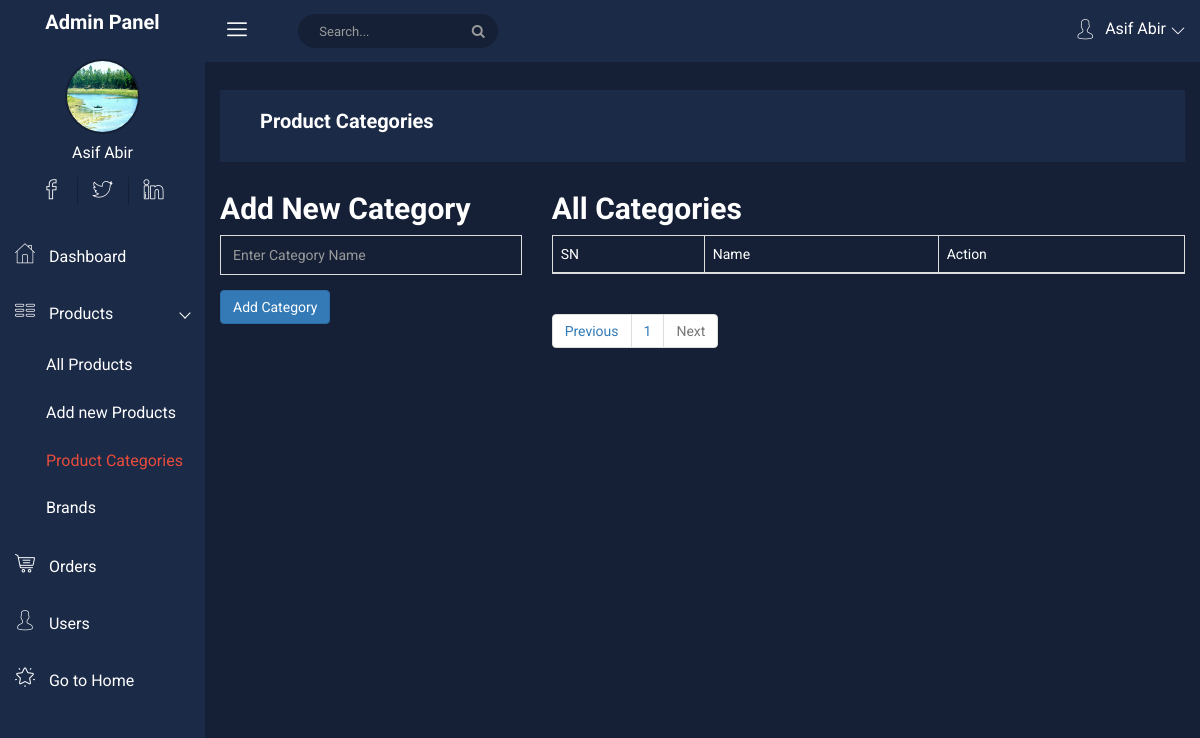
The page /project/admin/product-categories.php?page=2 (signed in) on the database as committed earlier.
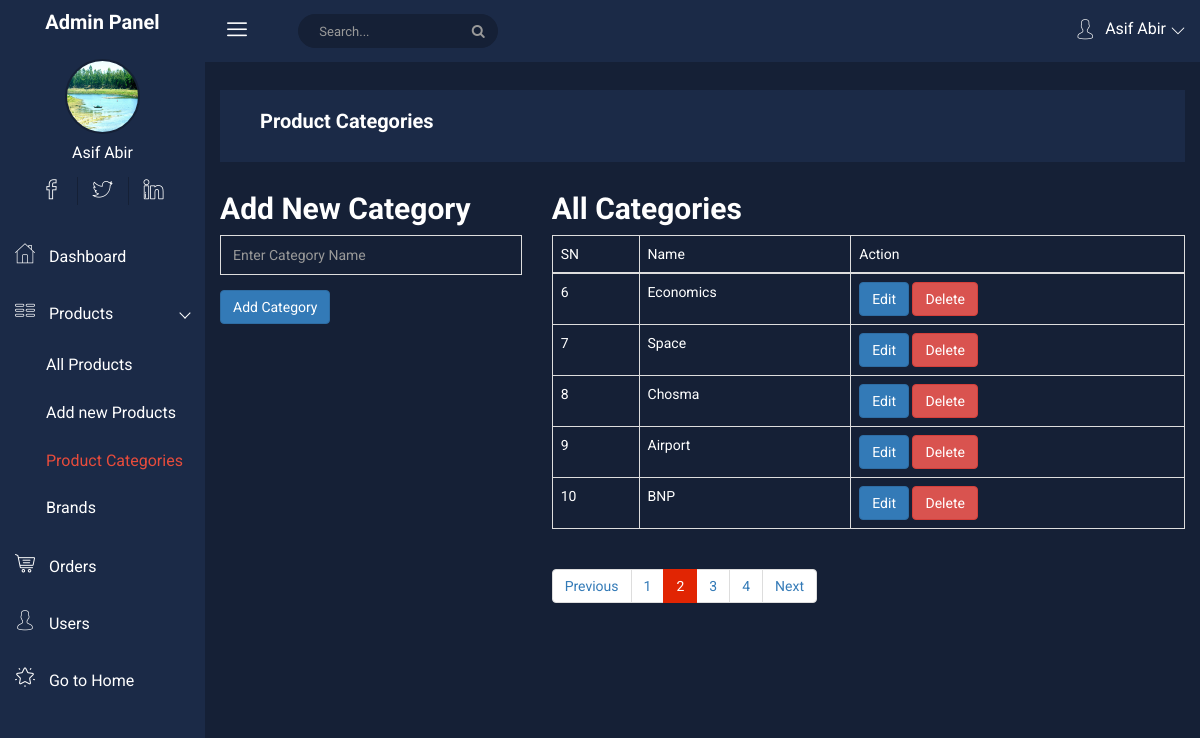
The same page on the database as committed later.
### tables this page shows
CREATE TABLE `categories` (
  `id` int(11) NOT NULL,
  `name` varchar(255) NOT NULL
);

### project/admin/product-categories.php (the view, shortened to what this page needs)
<?php require_once "./headder.php" ?>
<?php require_once "./sidebar.php" ?>
<?php
$pageNumber = isset($_GET['page']) ? (int)$_GET['page'] : null;
?>
<div class="all-content-wrapper" style="color: white">
    <div class="container-fluid">
        <div class="row">
            <div class="col-lg-12 col-md-12 col-sm-12 col-xs-12">
                <div class="logo-pro">
                    <a href="index.html"><img class="main-logo" src="img/logo/logo.png" alt="" /></a>
                </div>
            </div>
        </div>
    </div>
    <?php
    require_once "./top-header.php";
    ?>
    <div class="container-fluid">
        <?php if(!isset($_GET['editId']) && !isset($_GET['deleteId'])){ ?>
        <div class="row">
            <div class="col-md-4">
                <h2>
                    Add New Category
                </h2>
                <form action="" method="post">
                    <div class="form-group-inner">
                        <input type="text" name="category" class="form-control" placeholder="Enter Category Name">
                    </div>
                    <button type="submit" class="btn btn-primary" name="addCat">Add Category</button>
                </form>
            </div>
            <div class="col-md-8">
                <h2>All Categories</h2>
                <table class="table table-bordered">
                    <thead>
                        <tr>
                            <td>SN</td>
                            <td>Name</td>
                            <td>Action</td>
                        </tr>
                    </thead>
                    <tbody>
                        <?php
                        $sql = "SELECT * FROM `categories`";
                        $query = $conn->query($sql);
                        $totalCategories = $query->num_rows;
                        $perPage = 5;
                        $totalPages = ceil($totalCategories / $perPage);
                        $start = ($pageNumber - 1) * $perPage;
                        $sql = "SELECT * FROM `categories` LIMIT $start, $perPage";
                        $query = $conn->query($sql);
                        $sn = $start + 1;
                        while($row = $query->fetch_assoc()){
                        ?>
                        <tr>
                            <td><?php echo $sn++ ?></td>
                            <td><?php echo $row['name'] ?></td>
                            <td>
                                <a href="product-categories.php?page=<?= $pageNumber ?>&editId=<?php echo $row['id'] ?>" class="btn btn-primary">Edit</a>
                                <a href="product-categories.php?page=<?= $pageNumber ?>&deleteId=<?php echo $row['id'] ?>" class="btn btn-danger">Delete</a>
                            </td>
                        </tr>
                        <?php } ?>
                    </tbody>
                </table>
                <nav aria-label="Page navigation example">
                    <ul class="pagination">
                        <li class="page-item <?php if($pageNumber <= 1){ echo 'disabled'; } ?>"><a class="page-link" href="product-categories.php?page=<?php echo $pageNumber - 1 ?>">Previous</a></li>
                        <?php for($i = 1; $i <= $totalPages; $i++){ ?>
                        <li class="page-item <?php if($pageNumber == $i){ echo 'active'; } ?>"><a class="page-link" href="product-categories.php?page=<?php echo $i ?>"><?php echo $i ?></a></li>
                        <?php } ?>
                        <li class="page-item <?php if($pageNumber >= $totalPages){ echo 'disabled'; } ?>"><a class="page-link" href="product-categories.php?page=<?php echo $pageNumber + 1 ?>">Next</a></li>
                    </ul>
                </nav>
            </div>
        </div>
        <?php } ?>
    </div>
</div>
<?php require_once "./footer.php" ?>

Rows that differ between the two databases and show on the page:
added categories: name "Economics"
added categories: name "Space"
added categories: name "Chosma"
added categories: name "Airport"
added categories: name "BNP"
Other text that changed with them:
new list line: "2"
new list line: "3"
new list line: "4"
